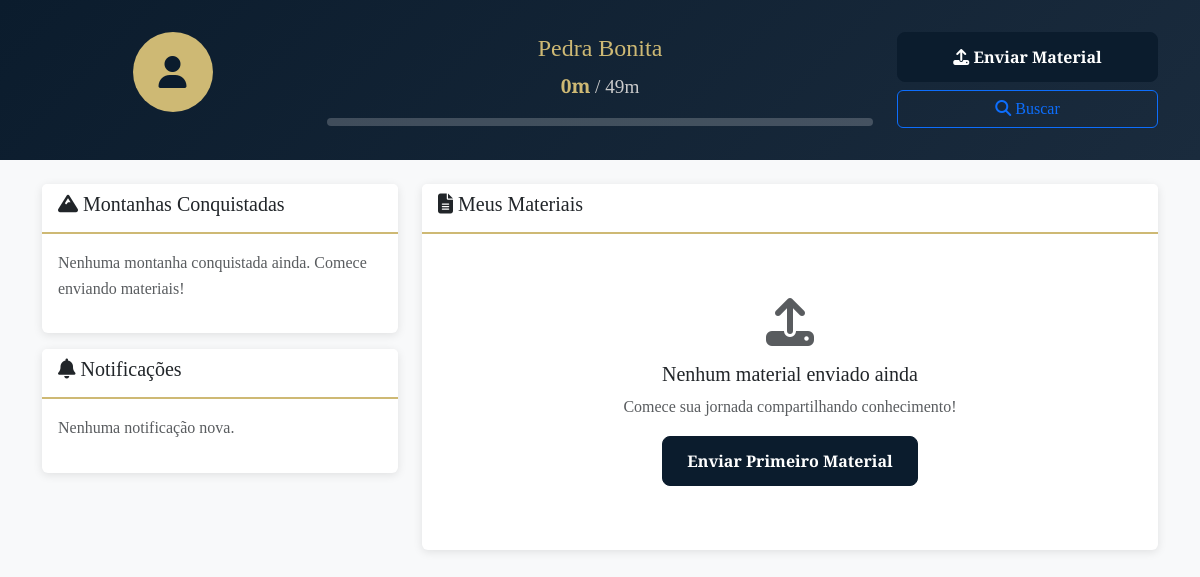
The app's page /perfil/ (signed in), older data.
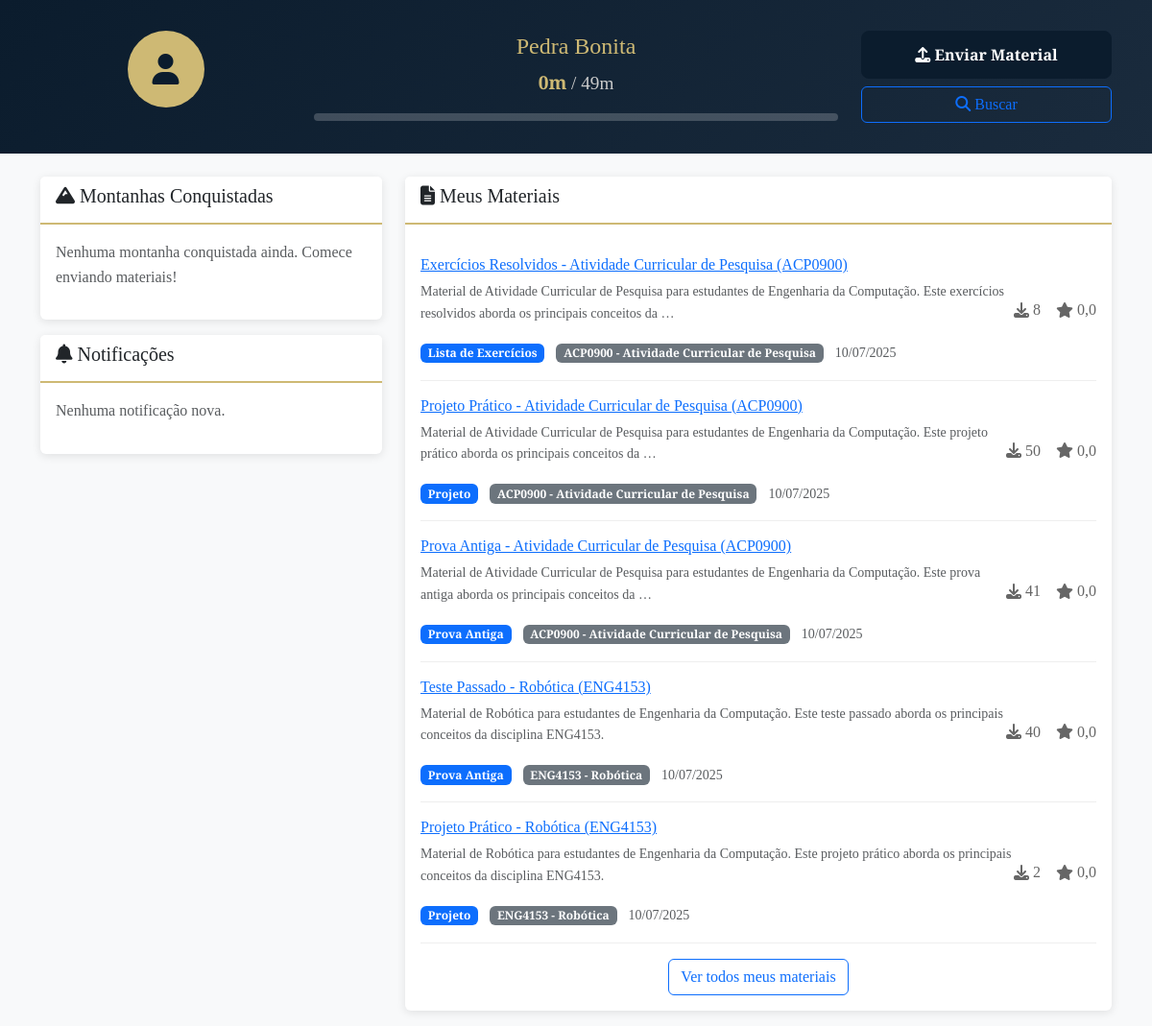
The same page, newer data.
### materials/models.py (models this page shows, shortened)
class Material(models.Model):
    TIPO_CHOICES = [
        ('resumo', 'Resumo'),
        ('apostila', 'Apostila'),
        ('exercicios', 'Lista de Exercícios'),
        ('prova', 'Prova Antiga'),
        ('projeto', 'Projeto'),
        ('artigo', 'Artigo'),
        ('outros', 'Outros'),
    ]
    GRAU_CHOICES = [
        ('G1', 'G1'),
        ('G2', 'G2'),
        ('G3', 'G3'),
        ('G4', 'G4'),
    ]
    titulo = models.CharField(max_length=200, verbose_name="Título")
    descricao = models.TextField(verbose_name="Descrição")
    tipo = models.CharField(max_length=20, choices=TIPO_CHOICES, verbose_name="Tipo")
    materia = models.CharField(max_length=100, verbose_name="Matéria")
    grau = models.CharField(max_length=3, choices=GRAU_CHOICES, verbose_name="Grau", blank=True)
    arquivo = models.FileField(upload_to='materiais/', verbose_name="Arquivo")
    autor = models.ForeignKey(User, on_delete=models.CASCADE, verbose_name="Autor")
    data_upload = models.DateTimeField(auto_now_add=True, verbose_name="Data de Upload")
    downloads = models.IntegerField(default=0, verbose_name="Downloads")
    aprovacoes = models.IntegerField(default=0, verbose_name="Aprovações")
    visualizacoes = models.IntegerField(default=0, verbose_name="Visualizações")
    destaque = models.BooleanField(default=False, verbose_name="Material em Destaque")
    tags = models.CharField(max_length=500, blank=True, verbose_name="Tags (separadas por vírgula)")
    class Meta:
        verbose_name = "Material"
        verbose_name_plural = "Materiais"
        ordering = ['-data_upload']
    def rating_medio(self):
        avaliacoes = self.avaliacao_set.all()
        if avaliacoes:
            return sum(a.nota for a in avaliacoes) / len(avaliacoes)
        return 0

### materials/views.py (the view)
# urls.py: path('perfil/', views.perfil, name='perfil'),
@login_required
def perfil(request):
    profile = request.user.profile
    materiais_usuario = Material.objects.filter(autor=request.user).order_by('-data_upload')[:5]
    notificacoes = Notificacao.objects.filter(usuario=request.user, lida=False)[:5]
    conquistas = MountainAchievement.objects.filter(user_profile=profile).order_by('-achieved_at')
    progresso = 0
    if profile.montanha_atual:
        range_atual = profile.montanha_atual.max_altitude - profile.montanha_atual.min_altitude
        progresso_atual = profile.altitude_total - profile.montanha_atual.min_altitude
        progresso = (progresso_atual / range_atual) * 100 if range_atual > 0 else 100
    context = {
        'profile': profile,
        'materiais_usuario': materiais_usuario,
        'notificacoes': notificacoes,
        'conquistas': conquistas,
        'progresso': min(progresso, 100),
    }
    return render(request, 'materials/perfil.html', context)

### templates/materials/perfil.html (shortened to what the changed rows need)
{% extends 'base.html' %}
{% load static %}
{% block body_class %}perfil-body{% endblock %}
{% block content %}
<div class="perfil-container">
    <div class="container mt-4">
        <div class="row">
            <div class="col-md-8">
                <div class="card user-materials">
                    <div class="card-body">
                        {% if materiais_usuario %}
                            {% for material in materiais_usuario %}
                                <div class="material-item">
                                    <div class="material-info">
                                        <h6><a href="{% url 'detalhe_material' material.id %}">{{ material.titulo }}</a></h6>
                                        <p class="small text-muted">{{ material.descricao|truncatewords:20 }}</p>
                                        <div class="material-meta">
                                            <span class="badge bg-primary">{{ material.get_tipo_display }}</span>
                                            <span class="badge bg-secondary">{{ material.materia }}</span>
                                            <span class="text-muted small">{{ material.data_upload|date:"d/m/Y" }}</span>
                                        </div>
                                    </div>
                                    <div class="material-stats">
                                        <div class="stat">
                                            <i class="fas fa-download"></i>
                                            <span>{{ material.downloads }}</span>
                                        </div>
                                        <div class="stat">
                                            <i class="fas fa-star"></i>
                                            <span>{{ material.rating_medio|floatformat:1 }}</span>
                                        </div>
                                    </div>
                                </div>
                            {% endfor %}
                            <div class="text-center mt-3">
                                <a href="{% url 'buscar_materiais' %}?autor={{ user.username }}" class="btn btn-outline-primary">Ver todos meus materiais</a>
                            </div>
                        {% else %}
                            <div class="empty-state">
                                <i class="fas fa-upload fa-3x text-muted mb-3"></i>
                                <h5>Nenhum material enviado ainda</h5>
                                <p class="text-muted">Comece sua jornada compartilhando conhecimento!</p>
                                <a href="{% url 'upload_material' %}" class="btn btn-primary">Enviar Primeiro Material</a>
                            </div>
                        {% endif %}
                    </div>
                </div>
            </div>
        </div>
    </div>
</div>
{% endblock %}

Row changes from the older to the newer data that the page shows:
added Material: titulo "Exercícios Resolvidos - Atividade Curricular de Pesquisa (ACP0900)", descricao "Material de Atividade Curricular de Pesquisa para estudantes de Engenharia da Computação. Este exercícios resolvidos aborda os principais conceitos da …", tipo "Lista de Exercícios", materia "ACP0900 - Atividade Curricular de Pesquisa", data_upload "10/07/2025", downloads "8", rating_medio "0,0"
added Material: titulo "Projeto Prático - Atividade Curricular de Pesquisa (ACP0900)", descricao "Material de Atividade Curricular de Pesquisa para estudantes de Engenharia da Computação. Este projeto prático aborda os principais conceitos da …", tipo "Projeto", materia "ACP0900 - Atividade Curricular de Pesquisa", data_upload "10/07/2025", downloads "50", rating_medio "0,0"
added Material: titulo "Prova Antiga - Atividade Curricular de Pesquisa (ACP0900)", descricao "Material de Atividade Curricular de Pesquisa para estudantes de Engenharia da Computação. Este prova antiga aborda os principais conceitos da …", tipo "Prova Antiga", materia "ACP0900 - Atividade Curricular de Pesquisa", data_upload "10/07/2025", downloads "41", rating_medio "0,0"
added Material: titulo "Teste Passado - Robótica (ENG4153)", descricao "Material de Robótica para estudantes de Engenharia da Computação. Este teste passado aborda os principais conceitos da disciplina ENG4153.", tipo "Prova Antiga", materia "ENG4153 - Robótica", data_upload "10/07/2025", downloads "40", rating_medio "0,0"
added Material: titulo "Projeto Prático - Robótica (ENG4153)", descricao "Material de Robótica para estudantes de Engenharia da Computação. Este projeto prático aborda os principais conceitos da disciplina ENG4153.", tipo "Projeto", materia "ENG4153 - Robótica", data_upload "10/07/2025", downloads "2", rating_medio "0,0"
Text that changed along with them:
text no longer shown: "Nenhum material enviado ainda Comece sua jornada compartilhando conhecimento! Enviar Primeiro Material"
text now shown: "Ver todos meus materiais"
